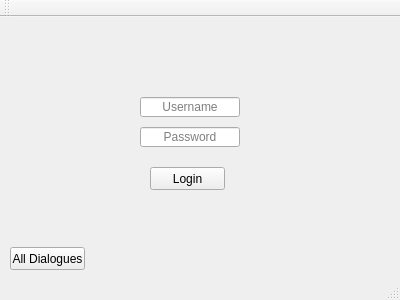
<?xml version="1.0" encoding="UTF-8"?>
<ui version="4.0">
 <class>MainWindow</class>
 <widget class="QMainWindow" name="MainWindow">
  <property name="geometry">
   <rect>
    <x>0</x>
    <y>0</y>
    <width>400</width>
    <height>300</height>
   </rect>
  </property>
  <property name="windowTitle">
   <string>MainWindow</string>
  </property>
  <widget class="QWidget" name="centralWidget">
   <widget class="QLineEdit" name="lineEdit">
    <property name="geometry">
     <rect>
      <x>140</x>
      <y>80</y>
      <width>100</width>
      <height>20</height>
     </rect>
    </property>
    <property name="alignment">
     <set>Qt::AlignCenter</set>
    </property>
    <property name="placeholderText">
     <string>Username</string>
    </property>
   </widget>
   <widget class="QLineEdit" name="lineEdit_2">
    <property name="geometry">
     <rect>
      <x>140</x>
      <y>110</y>
      <width>100</width>
      <height>20</height>
     </rect>
    </property>
    <property name="alignment">
     <set>Qt::AlignCenter</set>
    </property>
    <property name="placeholderText">
     <string>Password</string>
    </property>
   </widget>
   <widget class="QPushButton" name="pushButton">
    <property name="geometry">
     <rect>
      <x>150</x>
      <y>150</y>
      <width>75</width>
      <height>23</height>
     </rect>
    </property>
    <property name="text">
     <string>Login</string>
    </property>
   </widget>
   <widget class="QPushButton" name="pushButton_2">
    <property name="geometry">
     <rect>
      <x>10</x>
      <y>230</y>
      <width>75</width>
      <height>23</height>
     </rect>
    </property>
    <property name="text">
     <string>All Dialogues</string>
    </property>
   </widget>
  </widget>
  <widget class="QToolBar" name="mainToolBar">
   <attribute name="toolBarArea">
    <enum>TopToolBarArea</enum>
   </attribute>
   <attribute name="toolBarBreak">
    <bool>false</bool>
   </attribute>
  </widget>
  <widget class="QStatusBar" name="statusBar"/>
 </widget>
 <layoutdefault spacing="6" margin="11"/>
 <resources/>
 <connections/>
</ui>
